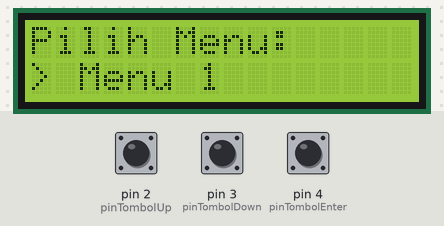
The sketch below on a simulated Arduino Uno, built with avr-gcc and run on an emulated ATmega328P. On the bench: 16×2 character LCD. The inputs (shaded band) are chosen by the test bench; at power-on: pin 4 (pinTombolEnter) HIGH, pin 2 (pinTombolUp) HIGH, pin 3 (pinTombolDown) HIGH.

Above: at 1.2 s.
1.3 s: pin 4 (pinTombolEnter) pulled LOW for 3.2 s
At 2.7 s:
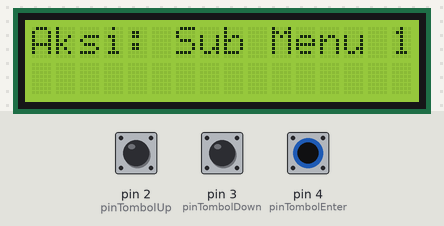
7.0 s: pin 2 (pinTombolUp) pulled LOW for 1 s
At 7.1 s:
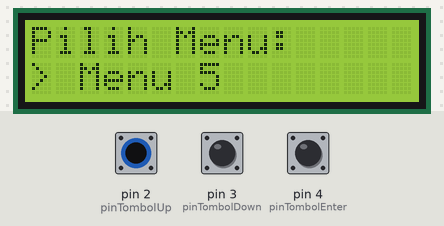
9.5 s: pin 3 (pinTombolDown) pulled LOW for 3.2 s
At 13.7 s:
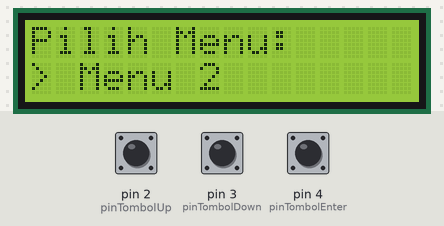
14.2 s: pin 4 (pinTombolEnter) pulled LOW for 0.15 s
At 14.6 s:
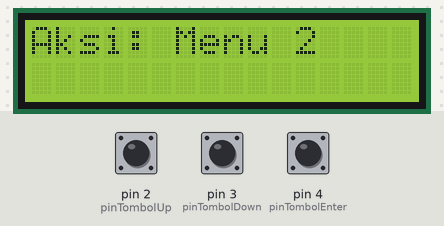
17.3 s: pin 4 (pinTombolEnter) pulled LOW for 1 s
20.8 s: pin 2 (pinTombolUp) driven LOW and pin 4 (pinTombolEnter) driven LOW
At 23.32 s:
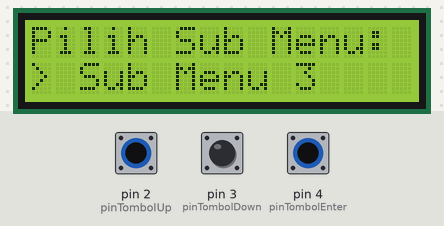
Timing chart, 0 to 24.8 s (numbered marks = the images above; inputs shaded):
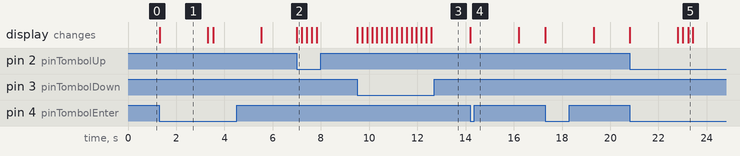

The sketch:

sketch.ino
```cpp
/*
by fajar julyana
*/
#include <LiquidCrystal.h>

// Inisialisasi pin LCD
LiquidCrystal lcd(12, 11, 10, 9, 8, 7);

// Variabel untuk menyimpan pilihan menu
int pilihanMenu = 0;
int pilihanSubMenu = 0;

// Pin untuk tombol
const int pinTombolUp = 2;
const int pinTombolDown = 3;
const int pinTombolEnter = 4;

// Jumlah menu dan sub-menu
const int jumlahMenu = 5;
const int jumlahSubMenu = 3;

// Nama menu dan sub-menu
String menu[jumlahMenu] = {"Menu 1", "Menu 2", "Menu 3", "Menu 4", "Menu 5"};
String subMenu[jumlahSubMenu] = {"Sub Menu 1", "Sub Menu 2", "Sub Menu 3"};

void setup() {
  // Inisialisasi LCD
  lcd.begin(16, 2);

  // Tampilkan pesan selamat datang di LCD
  lcd.print("Pilih Menu:");
  lcd.setCursor(0, 1);
  lcd.print("> ");
  lcd.print(menu[pilihanMenu]);

  // Set pin tombol sebagai input
  pinMode(pinTombolUp, INPUT_PULLUP);
  pinMode(pinTombolDown, INPUT_PULLUP);
  pinMode(pinTombolEnter, INPUT_PULLUP);
}

void loop() {
  // Baca input tombol dan atur pilihan menu atau sub-menu

  if (digitalRead(pinTombolUp) == LOW) {
    // Tombol Up ditekan
    if (pilihanMenu > 0) {
      pilihanMenu--;
    } else {
      pilihanMenu = jumlahMenu - 1;
    }
    tampilkanMenu();
    delay(200); // Delay untuk menghindari bouncing tombol
  }

  if (digitalRead(pinTombolDown) == LOW) {
    // Tombol Down ditekan
    if (pilihanMenu < jumlahMenu - 1) {
      pilihanMenu++;
    } else {
      pilihanMenu = 0;
    }
    tampilkanMenu();
    delay(200); // Delay untuk menghindari bouncing tombol
  }

  if (digitalRead(pinTombolEnter) == LOW) {
    // Tombol Enter ditekan
    if (pilihanMenu == 0) {
      // Menu 1
      tampilkanSubMenu();
      while (true) {
        if (digitalRead(pinTombolUp) == LOW) {
          // Tombol Up ditekan di dalam sub-menu
          if (pilihanSubMenu > 0) {
            pilihanSubMenu--;
          } else {
            pilihanSubMenu = jumlahSubMenu - 1;
          }
          tampilkanSubMenu();
          delay(200); // Delay untuk menghindari bouncing tombol
        }

        if (digitalRead(pinTombolDown) == LOW) {
          // Tombol Down ditekan di dalam sub-menu
          if (pilihanSubMenu < jumlahSubMenu - 1) {
            pilihanSubMenu++;
          } else {
            pilihanSubMenu = 0;
          }
          tampilkanSubMenu();
          delay(200); // Delay untuk menghindari bouncing tombol
        }

        if (digitalRead(pinTombolEnter) == LOW) {
          // Tombol Enter ditekan di dalam sub-menu
          // Lakukan aksi sesuai dengan pilihan sub-menu
          lcd.clear();
          lcd.print("Aksi: ");
          lcd.print(subMenu[pilihanSubMenu]);
          delay(2000); // Delay untuk menampilkan aksi
          tampilkanMenu();
          break;
        }
      }
    } else {
      // Menu lainnya
      lcd.clear();
      lcd.print("Aksi: ");
      lcd.print(menu[pilihanMenu]);
      delay(2000); // Delay untuk menampilkan aksi
      tampilkanMenu();
    }
    delay(200); // Delay untuk menghindari bouncing tombol
  }
}

void tampilkanMenu() {
  lcd.clear();
  lcd.print("Pilih Menu:");
  lcd.setCursor(0, 1);
  lcd.print("> ");
  lcd.print(menu[pilihanMenu]);
}

void tampilkanSubMenu() {
  lcd.clear();
  lcd.print("Pilih Sub Menu:");
  lcd.setCursor(0, 1);
  lcd.print("> ");
  lcd.print(subMenu[pilihanSubMenu]);
}
```

Measured:
- after the input at 1.3 s, the display: changes at once (image 1)
- after the input at 7.0 s, the display: changes at once (image 2)
- after the input at 9.5 s, the display: changes at once (image 3)
- after the input at 14.2 s, the display: changes at once (image 4)
- after the input at 20.8 s, the display: first changes at once (image 5 shows a later state)
- what the display in image 1 shows lasts 2.0 s, from 1.3 s to 3.3 s
